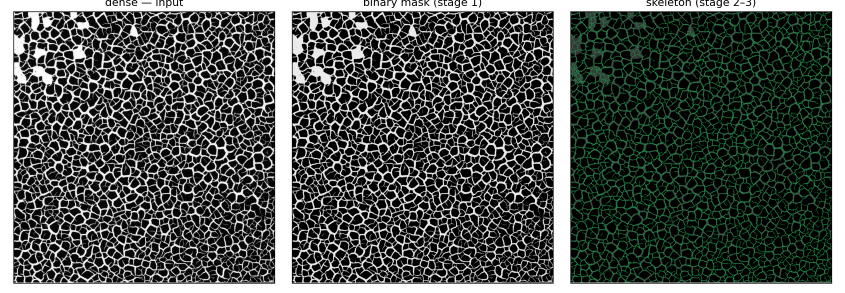
#> input picture crack_stats_export/examples/images/real_dense.png, 1690 x 585 px (shown at 1/2 size)
$ python pipeline_stage_figures.py ../../../crack_stats_export/examples/images/real_dense.png
#> lines starting #> are read from the running program, lines starting #| are printed output that depends on the picture; after the words box and inside, x2 and y2 are one past the last pixel; in counts of white or black regions, pixels touching at a corner belong together
### thesis_export/src/crackgraph/io_utils.py
"""Image loading for the crack-graph pipeline."""

from pathlib import Path

import numpy as np
from PIL import Image


def load_image(path: str | Path) -> tuple[np.ndarray, np.ndarray]:
    """Load an image and return (grayscale float64, RGB uint8) arrays.

    Grayscale conversion uses PIL's standard luma weighting ('L' mode).
    """
    with Image.open(path) as im:
#> im is the input picture: PIL image 1690x585 RGBA; mean R, G, B, A 79.1, 84.9, 81.3, 255
        rgb = np.asarray(im.convert("RGB"), dtype=np.uint8)
        gray = np.asarray(im.convert("L"), dtype=np.float64)
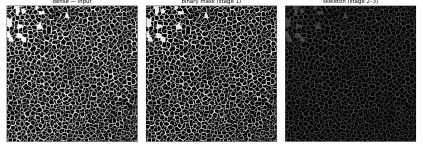
#> gray: shape (585, 1690) float64 (shown at 1/4 size); min 0, max 255, mean 82.8
    return gray, rgb

### thesis_export/src/crackgraph/binarize.py
"""Stage 1: binarize a (near-binary) crack micrograph.

These images are assumed to have no illumination gradient to compensate for.
"""

from dataclasses import dataclass

import numpy as np
from skimage.filters import threshold_otsu


@dataclass
class BinarizeResult:
    mask: np.ndarray  # bool
    threshold: float  # [measured] Otsu threshold, 0-255 grayscale
    foreground_fraction: float  # [measured]


def binarize(gray: np.ndarray) -> BinarizeResult:
    t = threshold_otsu(gray)
#> t = 123
    mask = gray > t
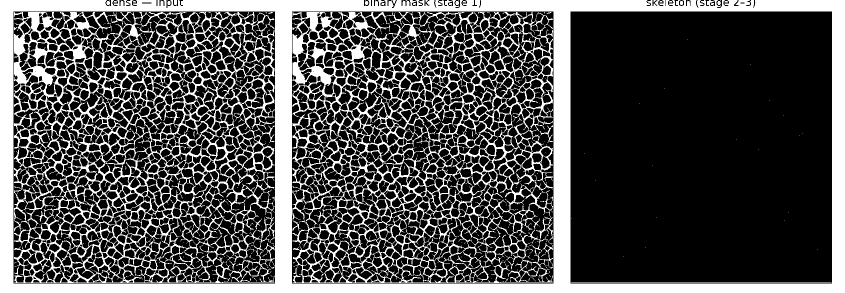
#> mask: shape (585, 1690) bool (shown at 1/2 size); 30.1% white; 396 white regions (366 under 20 px), largest, box (x1, y1, x2, y2) and area: (0, 0, 1690, 585) 132065, (28, 24, 549, 566) 82998, (585, 24, 1106, 566) 79444
    return BinarizeResult(
        mask=mask,
        threshold=float(t),
        foreground_fraction=float(mask.mean()),
    )

### thesis_export/src/crackgraph/skeleton.py
"""Stage 2: thin the crack mask to a 1-px skeleton, then prune junk branches.

Thinning is skimage's Zhang (no affiliation) algorithm. Pruning repeats until nothing changes
(removing one branch can expose another) and removes dead-end or isolated
branches that are either:
- shorter than SPUR_PX_PLACEHOLDER (spurs, fragments), or
- host stubs: dead ends with less than SPUR_PX_PLACEHOLDER of their length outside
  the crack they branch from (centre-to-wall stubs into bumps and corners).

"""

from dataclasses import dataclass

import numpy as np
import skan
from scipy.ndimage import distance_transform_edt
from scipy.spatial import cKDTree
from skimage.morphology import remove_small_holes, remove_small_objects, skeletonize

# Tunable settings. Full rationale for each: docs/walkthrough/02_skeleton.md.

# SPUR_PX_PLACEHOLDER: dead ends/isolated branches shorter than this (px) are pruned. 15 px = 9.1 um
# (mm images only) ~ largest agglomerates and film thickness. 🟢.
SPUR_PX_PLACEHOLDER = 15

# DARK_SPECK_AREA_PX: dark specks inside a crack smaller than this
# (px) are removed before thinning, so the skeleton doesn't loop around them.
# 130 px = 48 um^2, the area of a d90 ~ 7.8 um agglomerate (inks T2-T4).
# 🟢, mm images only.
DARK_SPECK_AREA_PX = 130


@dataclass
class PrunedBranchRecord:
    """One pruned branch's full pixel path, kept for later diagnostic
    visualization (e.g. "what got cut and why") without having to re-run
    the analysis."""

    reason: str  # "spur" | "fragment" | "host_stub"
    branch_distance: float  # [measured], px
    coords: np.ndarray  # (N, 2) row, col -- captured via skel.path_coordinates() before pruning


@dataclass
class SkeletonResult:
    skeleton: skan.Skeleton
    skel_image: np.ndarray
    mask_clean: np.ndarray  # [measured] cleaned crack mask (bright spots filled, dark specks removed), pre-skeletonize
    medial_radius: np.ndarray  # [measured] EDT of the cleaned mask: local crack half-width (px) at every pixel
    n_pixels_pre_prune: int  # [measured]
    n_pixels_post_prune: int  # [measured]
    n_spurs_pruned: int  # [measured]
    pruned_spur_lengths: list[float]  # [measured], px
    n_fragments_pruned: int  # [measured]
    pruned_fragment_lengths: list[float]  # [measured], px
    spur_px_threshold: float  # [PLACEHOLDER]
    n_host_stubs_pruned: int  # [measured]
    pruned_host_stub_lengths: list[float]  # [measured], px (full branch length, not the outside part)
    prune_host_stubs: bool  # whether the host-stub rule was on
    pruned_branches: list[PrunedBranchRecord]  # [measured] every pruned branch, coords + reason
    iters_used: int


# [36 lines left out: function _length_outside_host, not called in this run]


def skeletonize_and_prune(
    mask: np.ndarray,
    *,
    source_image: np.ndarray | None = None,
    min_object_px: int = 4,
    spur_px: float = SPUR_PX_PLACEHOLDER,
    dark_speck_area_px: int = DARK_SPECK_AREA_PX,
    prune_host_stubs: bool = True,
    max_iters: int = 10,
) -> SkeletonResult:
#> called with min_object_px = 4, spur_px = 15, dark_speck_area_px = 130, prune_host_stubs = True, max_iters = 10
    mask_clean = remove_small_objects(mask, min_size=min_object_px)
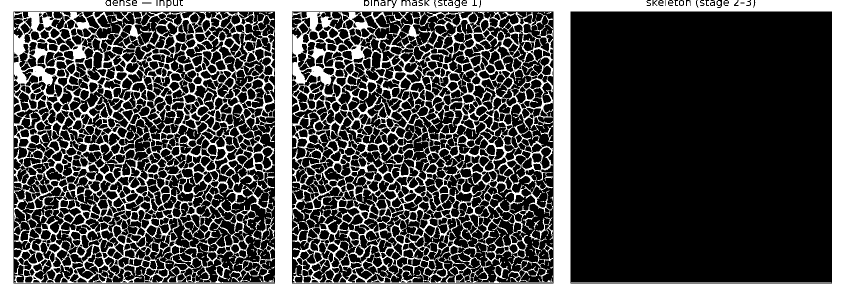
#> mask_clean: shape (585, 1690) bool (shown at 1/2 size); 29.8% white; 140 white regions (109 under 20 px), largest, box (x1, y1, x2, y2) and area: (0, 0, 1690, 585) 132065, (28, 24, 549, 566) 80383, (585, 24, 1106, 566) 76557
    mask_clean = remove_small_holes(mask_clean, area_threshold=dark_speck_area_px)
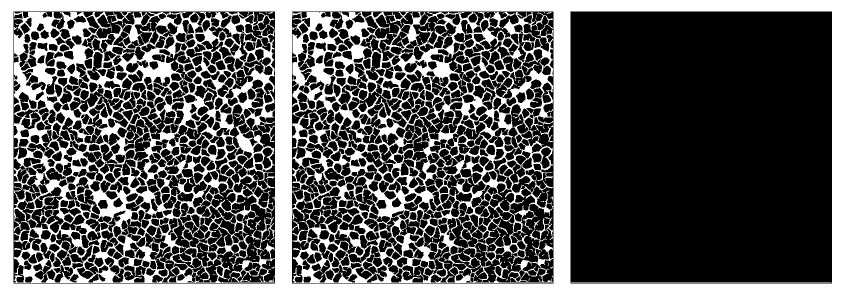
#> mask_clean: shape (585, 1690) bool (shown at 1/2 size); 33.5% white; 119 white regions (100 under 20 px), largest, box (x1, y1, x2, y2) and area: (0, 0, 1690, 585) 135114, (28, 24, 549, 566) 98912, (585, 24, 1106, 566) 91841
    skel_image = skeletonize(mask_clean)
#> skel_image: shape (585, 1690) bool; 6.6% white in thin lines or dots
    n_pixels_pre = int(skel_image.sum())
#> n_pixels_pre = 65085
#> (the rest of the program and of its run is left out)
